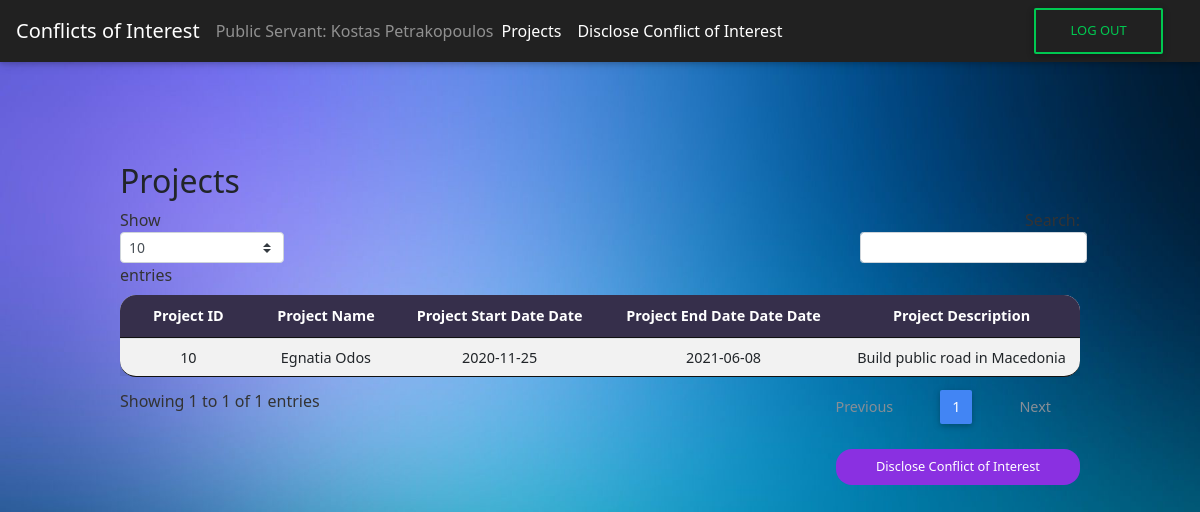
Before: /CoI/projects_PS.php (signed in) with the older database file.
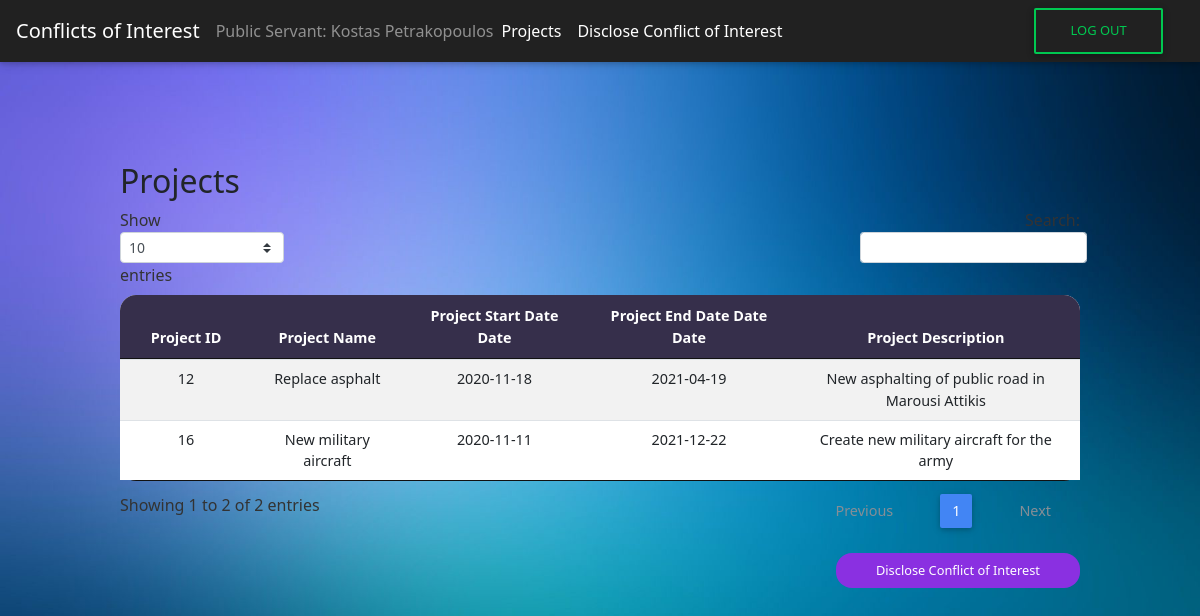
After: the same page with the newer database file.
### tables this page shows
CREATE TABLE `public_servants` (
  `ps_AFM` int(9) NOT NULL,
  `project_id` int(9) NOT NULL,
  `ps_role` varchar(50) NOT NULL
);

CREATE TABLE `projects` (
  `project_id` int(12) NOT NULL,
  `project_name` varchar(255) NOT NULL,
  `project_start_date` date NOT NULL,
  `project_end_date` date NOT NULL,
  `project_desc` varchar(1000) NOT NULL
);

### CoI/projects_PS.php (the view, shortened to what this page needs)
<?php include('header.php');
include('connect.php');
?>
<nav class="navbar navbar-expand-lg navbar-dark bg-dark">
    <a class="navbar-brand" href="#">Conflicts of Interest</a>
    <span class="navbar-text">
        Public Servant:
        <?php echo $_SESSION["name"]; ?>
    </span>
    <div class="collapse navbar-collapse" id="navbarSupportedContent">
        <ul class="navbar-nav mr-auto">
            <li class="nav-item">
                <a class="nav-link" href="projects_PS.php">Projects</a>
            </li>
            <li class="nav-item">
                <a class="nav-link" href="disclose_coi.php">Disclose Conflict of Interest</a>
            </li>
        </ul>
        <form class="form-inline my-2 my-lg-0" method="post" action="logout.php" id="logoutform">
            <button class="btn btn-outline-success my-2 my-sm-0" type="submit" id="logout-btn">Log Out</button>
        </form>
    </div>
</nav>
<div id="View All Projects" class="tabcontent" id="defaultOpen">
    <div class="wrapper-table">
        <div class="page-header clearfix">
            <h2 class="pull-left">Projects</h2>
        </div>
        <?php
        $AFM = $_SESSION['AFM'];
        $sql = "SELECT * FROM public_servants INNER JOIN projects ON projects.project_id = public_servants.project_id WHERE ps_AFM = $AFM ";
        if ($result = mysqli_query($conn, $sql)) {
            if (mysqli_num_rows($result) > 0) {
                echo  "<table id='ps_projects' class='table table-striped table-sm project-table' cellspacing='0' width='100%'>";
                echo "<thead>";
                echo "<tr>";
                echo "<th class='th-sm' id ='th-first' >Project ID</th>";
                echo "<th class='th-sm'>Project Name</th>";
                echo "<th class='th-sm'>Project Start Date Date</th>";
                echo "<th class='th-sm'>Project End Date Date Date</th>";
                echo "<th class='th-sm' id='th-last'>Project Description</th>";
                echo "</tr>";
                echo "</thead>";
                echo "<tbody>";
                while ($row = mysqli_fetch_array($result)) {
                    echo "<tr>";
                    echo "<td>" . $row['project_id'] . "</td>";
                    echo "<td>" . $row['project_name'] . "</td>";
                    echo "<td>" . $row['project_start_date'] . "</td>";
                    echo "<td>" . $row['project_end_date'] . "</td>";
                    echo "<td>" . $row['project_desc'] . "</td>";
                    echo "</tr>";
                }
                echo "</table>";
            } else {
                echo "<p class='lead'><em>No records were found.</em></p>";
            }
        } else {
            echo "ERROR: Could not able to execute $sql. " . mysqli_error($conn);
        }
        echo "<a href='disclose_coi.php' class='submit-button'>Disclose Conflict of Interest</a>";
        ?>
    </div>
</div>
<?php include('footer.php') ?>
</body>
</html>

Changed rows visible on the page:
removed public_servants: project.project_id "10", project.project_name "Egnatia Odos", project.project_start_date "2020-11-25", project.project_end_date "2021-06-08", project.project_desc "Build public road in Macedonia"
added public_servants: project.project_id "12", project.project_name "Replace asphalt", project.project_start_date "2020-11-18", project.project_end_date "2021-04-19", project.project_desc "New asphalting of public road in Marousi Attikis"
added public_servants: project.project_id "16", project.project_name "New military aircraft", project.project_start_date "2020-11-11", project.project_end_date "2021-12-22", project.project_desc "Create new military aircraft for the army"
Other visible differences:
text written by a page script: "Show entries Showing 1 to 1 of 1 entries Previous 1 Next" → "Show entries Showing 1 to 2 of 2 entries Previous 1 Next"
